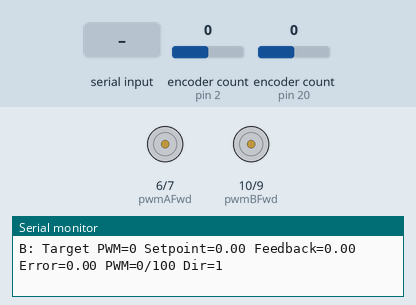
Simulated run of this sketch. Board: Arduino Mega 2560, built with avr-gcc and run on an emulated ATmega2560. Shown: motor-driver pin pairs drawn as motors (green arrow = first pin HIGH = forward, orange = second pin HIGH = backward, longer = more drive), the last lines printed to the serial monitor. The inputs (shaded band) are chosen by the test bench; at power-on: encoder count (sensors on pin 2, pin 20) 0.

Above: at 1.2 s.
1.3 s: "90,45,200\n" received over the second serial link
At 2.1 s:
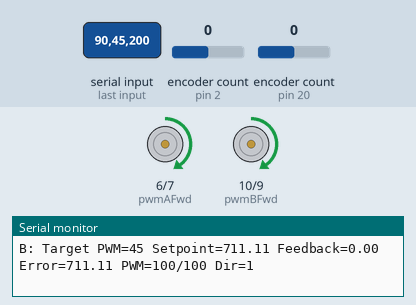
3.2 s: "KP_A=\n" received over Serial
At 4.43 s:
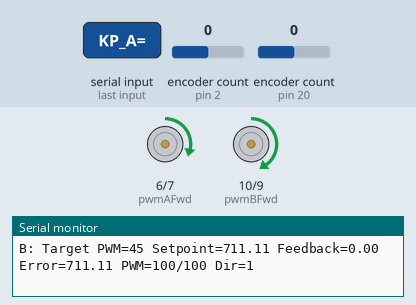
6.2 s: "KI_A=\n" received over Serial
9.0 s: "KP_B=\n" received over Serial
At 10.43 s:
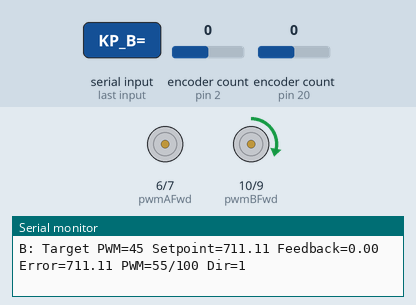
12.0 s: "30,150\n" received over the second serial link
15.0 s: "90,45,200,10\n" received over the second serial link
At 16.6 s:
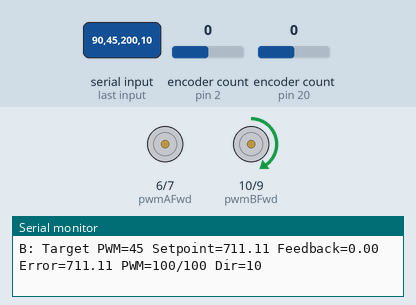
Timing chart, 0 to 17.5 s (numbered marks = the images above; inputs shaded):
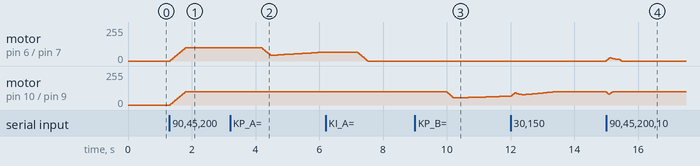

The sketch:

arduino_motor_rx_encoder_PID.ino
```cpp
#include <Arduino.h>
#include <Encoder.h>

#define pwmAFwd 6
#define pwmARev 7
#define pwmBFwd 10
#define pwmBRev 9
#define max_speed 100

// Pin untuk encoder Motor A dan B
#define ENCODER_A_PIN1 20    // Pin untuk encoder A channel 1 (Motor A)
#define ENCODER_A_PIN2 21    // Pin untuk encoder A channel 2 (Motor A)
#define ENCODER_B_PIN1 2    // Pin untuk encoder B channel 1 (Motor B)
#define ENCODER_B_PIN2 3    // Pin untuk encoder B channel 2 (Motor B)

const int BUFFER_SIZE = 256;
char receivedBuffer[BUFFER_SIZE];
char responseBuffer[BUFFER_SIZE];
char statusBuffer[BUFFER_SIZE];
int messageCount = 0;

// Motor update timing
unsigned long lastMotorUpdateTime = 0;
const unsigned long MOTOR_UPDATE_INTERVAL = 25; // Update motors every 25ms (sync with speed calc)

// PID Controller parameters
double kp_A = 0.15, ki_A = 0.01, kd_A = 0.005;
double kp_B = 0.15, ki_B = 0.01, kd_B = 0.005;

// PID Controller variables for Motor A
float error_A = 0, lastError_A = 0, integral_A = 0;
float setpoint_A = 0, feedback_A = 0;

// PID Controller variables for Motor B
float error_B = 0, lastError_B = 0, integral_B = 0;
float setpoint_B = 0, feedback_B = 0;

// Speed calculation variables
long prevPositionA = 0;
long prevPositionB = 0;
unsigned long speedCalcTime = 0;
const unsigned long SPEED_CALC_INTERVAL = 25; // Calculate speed every 25ms for better responsiveness

// Previous speed values for filtering
float prev_feedback_A = 0;
float prev_feedback_B = 0;

// Previous derivative values for filtering
float prev_derivative_A = 0;
float prev_derivative_B = 0;

// Previous PWM values for ramping
int prevSpeedA = 0;
int prevSpeedB = 0;

// Motor control variables (PWM outputs)
int currentSpeedA = 0;
int currentSpeedB = 0;
int dirA = 1;
int dirB = 1;

// Received target values from TX
int targetSpeedA = 0;
int targetSpeedB = 0;

// Encoder objects
Encoder encoderA(ENCODER_A_PIN1, ENCODER_A_PIN2);
Encoder encoderB(ENCODER_B_PIN1, ENCODER_B_PIN2);

void mtrControlA(int speed, int dir) {
  // motor dengan torsi dan rpm lebih besar. tuning manual

  if (dir == 0) {  // Jika arah 0
    digitalWrite(pwmAFwd, LOW);  // Set pin maju ke LOW
    analogWrite(pwmARev, speed);  // Set pin mundur ke nilai kecepatan
  } else {  // Jika arah bukan 0
    digitalWrite(pwmARev, LOW);  // Set pin mundur ke LOW
    analogWrite(pwmAFwd, speed);  // Set pin maju ke nilai kecepatan
  }
}

void mtrControlB(int speed, int dir) {
  if (dir == 0) {  // Jika arah 0
    digitalWrite(pwmBFwd, LOW);  // Set pin maju ke LOW
    analogWrite(pwmBRev, speed);  // Set pin mundur ke nilai kecepatan
  } else {  // Jika arah bukan 0
    digitalWrite(pwmBRev, LOW);  // Set pin mundur ke LOW
    analogWrite(pwmBFwd, speed);  // Set pin maju ke nilai kecepatan
  }
}

// PID calculation function
float calculatePID(float setpoint, float feedback, float &error, float &lastError,
                   float &integral, float kp, float ki, float kd, float dt,
                   float &prev_derivative, bool isMotorA) {
  error = setpoint - feedback;

  // Integral with stronger anti-windup
  float max_integral = 100.0 / ki; // Limit integral to contribute max 100 to output
  integral += error * dt;
  integral = constrain(integral, -max_integral, max_integral);

  // Derivative with filtering
  float raw_derivative = (error - lastError) / dt;
  float derivative = (0.2 * raw_derivative) + (0.8 * prev_derivative);
  prev_derivative = derivative;

  float output = kp * error + ki * integral + kd * derivative;
  lastError = error;

  // Output is effective PWM (above deadband), constrain to effective range
  float max_effective_pwm = max_speed - 12.0; // 100 - 12 = 88 max effective PWM
  return constrain(output, -12.0, max_effective_pwm); // Allow negative for braking
}

// Calculate motor speeds from encoder feedback
void calculateSpeeds() {
  unsigned long currentTime = millis();
  if (currentTime - speedCalcTime >= SPEED_CALC_INTERVAL) {
    float dt = (currentTime - speedCalcTime) / 1000.0; // Convert to seconds

    // Get current encoder positions
    long currentPositionA = encoderA.read();
    long currentPositionB = encoderB.read();

    // Calculate raw speed in counts per second
    float raw_speed_A = (currentPositionA - prevPositionA) / dt;
    float raw_speed_B = (currentPositionB - prevPositionB) / dt;

    // Apply stronger low-pass filter to reduce noise (0.2 = more filtering)
    feedback_A = (0.2 * raw_speed_A) + (0.8 * prev_feedback_A);
    feedback_B = (0.2 * raw_speed_B) + (0.8 * prev_feedback_B);

    // If speed is very low, consider it as 0 (motor stalled/stopped)
    float min_speed_threshold = 2.0; // counts/sec - reduced from 5.0
    if (abs(feedback_A) < min_speed_threshold) feedback_A = 0;
    if (abs(feedback_B) < min_speed_threshold) feedback_B = 0;

    // Limit rate of change to prevent spikes
    float max_change = 50.0; // Maximum change per update
    if (abs(feedback_A - prev_feedback_A) > max_change) {
      feedback_A = prev_feedback_A + (feedback_A > prev_feedback_A ? max_change : -max_change);
    }
    if (abs(feedback_B - prev_feedback_B) > max_change) {
      feedback_B = prev_feedback_B + (feedback_B > prev_feedback_B ? max_change : -max_change);
    }

    // Store for next iteration
    prev_feedback_A = feedback_A;
    prev_feedback_B = feedback_B;

    // Update previous values
    prevPositionA = currentPositionA;
    prevPositionB = currentPositionB;
    speedCalcTime = currentTime;
  }
}

void handleSerialCommands() {
  if (Serial.available()) {
    String command = Serial.readString();
    command.trim();

    if (command.startsWith("KP_A=")) {
      kp_A = command.substring(5).toFloat();
      Serial.println("KP_A set to: " + String(kp_A));
    }
    else if (command.startsWith("KI_A=")) {
      ki_A = command.substring(5).toFloat();
      Serial.println("KI_A set to: " + String(ki_A));
    }
    else if (command.startsWith("KD_A=")) {
      kd_A = command.substring(5).toFloat();
      Serial.println("KD_A set to: " + String(kd_A));
    }
    else if (command.startsWith("KP_B=")) {
      kp_B = command.substring(5).toFloat();
      Serial.println("KP_B set to: " + String(kp_B));
    }
    else if (command.startsWith("KI_B=")) {
      ki_B = command.substring(5).toFloat();
      Serial.println("KI_B set to: " + String(ki_B));
    }
    else if (command.startsWith("KD_B=")) {
      kd_B = command.substring(5).toFloat();
      Serial.println("KD_B set to: " + String(kd_B));
    }
    else if (command.startsWith("SHOW")) {
      Serial.println("Current PID values:");
      Serial.println("Motor A - KP: " + String(kp_A) + " KI: " + String(ki_A) + " KD: " + String(kd_A));
      Serial.println("Motor B - KP: " + String(kp_B) + " KI: " + String(ki_B) + " KD: " + String(kd_B));
    }
  }
}

void setup() {
  pinMode(pwmAFwd, OUTPUT);
  pinMode(pwmARev, OUTPUT);
  pinMode(pwmBFwd, OUTPUT);
  pinMode(pwmBRev, OUTPUT);

  // Setup Serial communication
  Serial.begin(115200);
  Serial2.begin(115200);
  Serial2.setTimeout(2); // Set a 1ms timeout for non-blocking reads

  // Initialize encoder positions
  encoderA.write(0);
  encoderB.write(0);

  // Initialize speed calculation timing
  speedCalcTime = millis();
  prevPositionA = encoderA.read();
  prevPositionB = encoderB.read();

  Serial.println("Slave with PID Controller Ready");
  Serial.println("Waiting for commands from master:");
  Serial.println("- Normal mode: Both motors same direction (forward/backward)");
  Serial.println("- Spinning mode: Motors opposite directions for in-place turns");
  Serial.println("Send commands: KP_A=value, KI_A=value, KD_A=value, etc.");
  Serial.println("Send 'SHOW' to display current PID values");
}

void loop() {
  unsigned long currentTime = millis();

  // Handle serial commands for PID tuning
  handleSerialCommands();

  // Calculate current motor speeds from encoders
  calculateSpeeds();

  // Jika ada data yang diterima, proses data tersebut
  if (Serial2.available()) {
    receiveMessage();
  }

  // Convert received PWM targets to speed setpoints (counts per second)
  // Note: Setpoints are scaled to work with max_speed = 100 PWM output
  float deadband_pwm = 1.0;
  float max_counts_per_sec_A = 1600.0; // Estimated based on Motor A single channel data
  float max_counts_per_sec_B = 1600.0; // Should be similar now with proper encoding

  // Motor compensation factor - reset since we're using proper encoding
  float motor_B_compensation = 1.0;

  if (targetSpeedA <= deadband_pwm) {
    setpoint_A = 0;
    integral_A = 0; // Reset integral when stopped
  } else {
    // Linear mapping from PWM to counts/sec
    float effective_pwm_A = targetSpeedA - deadband_pwm;
    float effective_pwm_range = max_speed - deadband_pwm; // 100 - 1 = 99
    setpoint_A = (effective_pwm_A / effective_pwm_range) * max_counts_per_sec_A;
  }

  if (targetSpeedB <= deadband_pwm) {
    setpoint_B = 0;
    integral_B = 0; // Reset integral when stopped
  } else {
    // Linear mapping from PWM to counts/sec
    float effective_pwm_B = targetSpeedB - deadband_pwm;
    float effective_pwm_range = max_speed - deadband_pwm; // 100 - 1 = 99
    setpoint_B = (effective_pwm_B / effective_pwm_range) * max_counts_per_sec_B * motor_B_compensation;
  }

  // Reset integrals if setpoint is very small
  if (setpoint_A < 50.0) integral_A = 0;
  if (setpoint_B < 50.0) integral_B = 0;

  // *** Use PID Control instead of soft start ***
  if (currentTime - lastMotorUpdateTime >= MOTOR_UPDATE_INTERVAL) {
    float dt = MOTOR_UPDATE_INTERVAL / 1000.0; // Convert to seconds

    // Calculate PID outputs (these are effective PWM values)
    float effective_pwm_A = calculatePID(setpoint_A, abs(feedback_A), error_A, lastError_A,
                                         integral_A, kp_A, ki_A, kd_A, dt,
                                         prev_derivative_A, true);
    float effective_pwm_B = calculatePID(setpoint_B, abs(feedback_B), error_B, lastError_B,
                                         integral_B, kp_B, ki_B, kd_B, dt,
                                         prev_derivative_B, false);

    // Add deadband to get actual PWM values for motors
    float deadband_compensation = 12.0;

    // Smooth deadband transition
    if (abs(effective_pwm_A) < 1.0) {
      currentSpeedA = 0; // Motor stopped
    } else if (effective_pwm_A > 0) {
      currentSpeedA = effective_pwm_A + deadband_compensation;
    } else {
      // Handle reverse direction if needed
      currentSpeedA = 0; // For now, keep it simple
    }

    if (abs(effective_pwm_B) < 1.0) {
      currentSpeedB = 0; // Motor stopped
    } else if (effective_pwm_B > 0) {
      currentSpeedB = effective_pwm_B + deadband_compensation;
    } else {
      // Handle reverse direction if needed
      currentSpeedB = 0; // For now, keep it simple
    }

    // Ensure we don't exceed max_speed
    currentSpeedA = constrain(currentSpeedA, 0, max_speed);
    currentSpeedB = constrain(currentSpeedB, 0, max_speed);

    // Apply PWM ramping to prevent sudden jumps
    int max_pwm_change = 5; // Maximum PWM change per update cycle
    if (currentSpeedA > prevSpeedA + max_pwm_change) {
      currentSpeedA = prevSpeedA + max_pwm_change;
    } else if (currentSpeedA < prevSpeedA - max_pwm_change) {
      currentSpeedA = prevSpeedA - max_pwm_change;
    }

    if (currentSpeedB > prevSpeedB + max_pwm_change) {
      currentSpeedB = prevSpeedB + max_pwm_change;
    } else if (currentSpeedB < prevSpeedB - max_pwm_change) {
      currentSpeedB = prevSpeedB - max_pwm_change;
    }

    // Update previous values
    prevSpeedA = currentSpeedA;
    prevSpeedB = currentSpeedB;

    // Apply PID outputs to motors
    mtrControlA(currentSpeedA, dirA);
    mtrControlB(currentSpeedB, dirB);

    lastMotorUpdateTime = currentTime;
  }

  // Debug output with reduced frequency to avoid flooding
  static unsigned long lastDebugTime = 0;
  const unsigned long DEBUG_INTERVAL = 100; // Print debug every 100ms

  if (currentTime - lastDebugTime >= DEBUG_INTERVAL) {
    Serial.println("=== RX PID Status ===");

    // Determine movement mode based on directions
    if (dirA != dirB) {
      Serial.print("SPINNING MODE - Direction: ");
      Serial.println(dirA == 1 ? "RIGHT (A fwd, B rev)" : "LEFT (A rev, B fwd)");
    } else {
      Serial.print("MOVEMENT MODE - Direction: ");
      Serial.println(dirA == 1 ? "FORWARD" : "BACKWARD");
    }

    // Debug: Print raw encoder counts
    Serial.print("Raw Encoder Counts - A: "); Serial.print(encoderA.read());
    Serial.print(" B: "); Serial.println(encoderB.read());

    Serial.print("A: Target PWM="); Serial.print(targetSpeedA);
    Serial.print(" Setpoint="); Serial.print(setpoint_A);
    Serial.print(" Feedback="); Serial.print(feedback_A);
    Serial.print(" Error="); Serial.print(error_A);
    Serial.print(" PWM="); Serial.print(currentSpeedA); Serial.print("/"); Serial.print(max_speed);
    Serial.print(" Dir="); Serial.println(dirA);

    Serial.print("B: Target PWM="); Serial.print(targetSpeedB);
    Serial.print(" Setpoint="); Serial.print(setpoint_B);
    Serial.print(" Feedback="); Serial.print(feedback_B);
    Serial.print(" Error="); Serial.print(error_B);
    Serial.print(" PWM="); Serial.print(currentSpeedB); Serial.print("/"); Serial.print(max_speed);
    Serial.print(" Dir="); Serial.println(dirB);

    lastDebugTime = currentTime;
  }
}

void receiveMessage() {
  int bytesRead = Serial2.readBytesUntil('\n', receivedBuffer, BUFFER_SIZE - 1);

  // Null terminate the string
  receivedBuffer[bytesRead] = '\0';

  // Remove any trailing newline characters
  for (int i = bytesRead - 1; i >= 0; i--) {
    if (receivedBuffer[i] == '\n' || receivedBuffer[i] == '\r') {
      receivedBuffer[i] = '\0';
    } else {
      break;
    }
  }

  // Only process if we actually received something meaningful
  if (strlen(receivedBuffer) > 0) {
    messageCount++;

    // Print received message to Serial monitor
    snprintf(statusBuffer, BUFFER_SIZE, "RECEIVED #%d: %s", messageCount, receivedBuffer);
    Serial.println(statusBuffer);

    // Send acknowledgment back to transmitter
    // sendAcknowledgment();

    // Process the received data
    processReceivedData();
  }
}

void sendAcknowledgment() {
  // Create acknowledgment message
  snprintf(responseBuffer, BUFFER_SIZE, "ACK #%d from Receiver", messageCount);

  // Send acknowledgment via Serial2
  Serial2.println(responseBuffer);

  // Print status to Serial monitor
  snprintf(statusBuffer, BUFFER_SIZE, "SENT ACK: %s", responseBuffer);
  Serial.println(statusBuffer);
}

void processReceivedData() {
  // Parse the received data
  int r = sscanf(receivedBuffer, "%d,%d,%d,%d", &targetSpeedA, &targetSpeedB, &dirA, &dirB);

  // Print parsed values for debugging
  if (r == 4) {
    snprintf(statusBuffer, BUFFER_SIZE, "Parsed: A_spd=%d, B_spd=%d, A_dir=%d, B_dir=%d",
            targetSpeedA, targetSpeedB, dirA, dirB);
    Serial.println(statusBuffer);
  } else {
    snprintf(statusBuffer, BUFFER_SIZE, "Error parsing data. Items parsed: %d", r);
    Serial.println(statusBuffer);
  }
}
```

Measured:
- after the input at 1.3 s, motor on pin 6 (pwmAFwd) / pin 7 (pwmARev), motor on pin 10 (pwmBFwd) / pin 9 (pwmBRev): moves from stopped to forward 100/255 over 0.47 s, starting at once
- after the input at 15.0 s, motor on pin 6 (pwmAFwd) / pin 7 (pwmARev): rises from stopped to forward 25/255 in 0.10 s, then falls to stopped in 0.37 s
